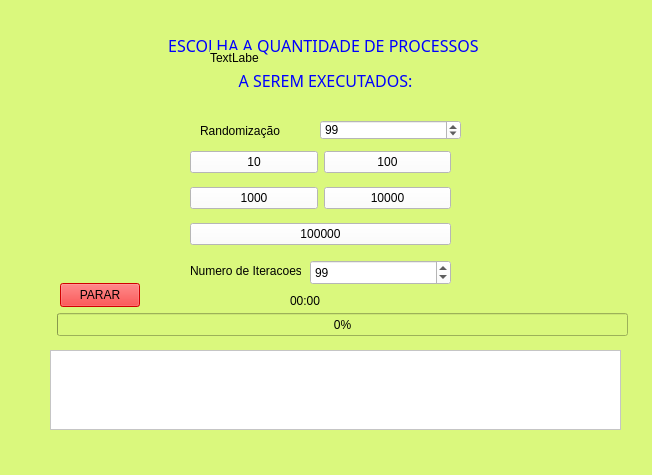
<?xml version="1.0" encoding="UTF-8"?>
<ui version="4.0">
 <class>MainWindow</class>
 <widget class="QMainWindow" name="MainWindow">
  <property name="geometry">
   <rect>
    <x>0</x>
    <y>0</y>
    <width>652</width>
    <height>475</height>
   </rect>
  </property>
  <property name="windowTitle">
   <string>MainWindow</string>
  </property>
  <property name="styleSheet">
   <string notr="true">image: &quot;https://w7.pngwing.com/pngs/257/925/png-transparent-desktop-computers-personal-computer-computer-icons-computer-monitors-computer-rectangle-computer-computer-monitor-accessory-thumbnail.png&quot;;
background-color: #daf87d;</string>
  </property>
  <widget class="QWidget" name="centralwidget">
   <widget class="QLabel" name="label">
    <property name="geometry">
     <rect>
      <x>150</x>
      <y>33</y>
      <width>351</width>
      <height>61</height>
     </rect>
    </property>
    <property name="font">
     <font>
      <family>Showcard Gothic</family>
      <pointsize>9</pointsize>
      <italic>false</italic>
      <bold>false</bold>
     </font>
    </property>
    <property name="styleSheet">
     <string notr="true">color: #143d59;
font: 9pt &quot;Showcard Gothic&quot;;
</string>
    </property>
    <property name="text">
     <string>&lt;html&gt;&lt;head/&gt;&lt;body&gt;&lt;p align=&quot;center&quot;&gt;&lt;span style=&quot; font-size:12pt; color:#0000ff;&quot;&gt;ESCOLHA A QUANTIDADE DE PROCESSOS &lt;/span&gt;&lt;/p&gt;&lt;p align=&quot;center&quot;&gt;&lt;span style=&quot; font-size:12pt; color:#0000ff;&quot;&gt;A SEREM EXECUTADOS:&lt;/span&gt;&lt;/p&gt;&lt;/body&gt;&lt;/html&gt;</string>
    </property>
   </widget>
   <widget class="QWidget" name="gridLayoutWidget">
    <property name="geometry">
     <rect>
      <x>190</x>
      <y>143</y>
      <width>261</width>
      <height>111</height>
     </rect>
    </property>
    <layout class="QGridLayout" name="gridLayout">
     <item row="1" column="1">
      <widget class="QPushButton" name="pDezMil">
       <property name="styleSheet">
        <string notr="true">background-color: #FFFFFF;
color: #000000;</string>
       </property>
       <property name="text">
        <string>10000</string>
       </property>
      </widget>
     </item>
     <item row="1" column="0">
      <widget class="QPushButton" name="pMil">
       <property name="styleSheet">
        <string notr="true">background-color: #FFFFFF;
color: #000000;</string>
       </property>
       <property name="text">
        <string>1000</string>
       </property>
      </widget>
     </item>
     <item row="0" column="0">
      <widget class="QPushButton" name="pDez">
       <property name="styleSheet">
        <string notr="true">background-color: #FFFFFF;
color: #000000;</string>
       </property>
       <property name="text">
        <string>10</string>
       </property>
      </widget>
     </item>
     <item row="0" column="1">
      <widget class="QPushButton" name="pCem">
       <property name="styleSheet">
        <string notr="true">background-color: #FFFFFF;
color: #000000;</string>
       </property>
       <property name="text">
        <string>100</string>
       </property>
      </widget>
     </item>
     <item row="2" column="0" colspan="2">
      <widget class="QPushButton" name="pCemMil">
       <property name="styleSheet">
        <string notr="true">background-color: #FFFFFF;
color: #000000;</string>
       </property>
       <property name="text">
        <string>100000</string>
       </property>
      </widget>
     </item>
    </layout>
    <zorder>pDez</zorder>
    <zorder>pDezMil</zorder>
    <zorder>pMil</zorder>
    <zorder>pCem</zorder>
    <zorder>pCemMil</zorder>
   </widget>
   <widget class="QLabel" name="label_2">
    <property name="geometry">
     <rect>
      <x>30</x>
      <y>20</y>
      <width>101</width>
      <height>91</height>
     </rect>
    </property>
    <property name="text">
     <string/>
    </property>
    <property name="pixmap">
     <pixmap>Imagem/comput.png.png</pixmap>
    </property>
    <property name="scaledContents">
     <bool>true</bool>
    </property>
   </widget>
   <widget class="QLabel" name="label_3">
    <property name="geometry">
     <rect>
      <x>210</x>
      <y>50</y>
      <width>49</width>
      <height>16</height>
     </rect>
    </property>
    <property name="text">
     <string>TextLabel</string>
    </property>
   </widget>
   <widget class="QSpinBox" name="iteracoes">
    <property name="geometry">
     <rect>
      <x>310</x>
      <y>260</y>
      <width>141</width>
      <height>25</height>
     </rect>
    </property>
    <property name="styleSheet">
     <string notr="true">background-color:white;
color:black;</string>
    </property>
    <property name="maximum">
     <number>1000</number>
    </property>
    <property name="value">
     <number>99</number>
    </property>
   </widget>
   <widget class="QLabel" name="label_4">
    <property name="geometry">
     <rect>
      <x>190</x>
      <y>263</y>
      <width>111</width>
      <height>16</height>
     </rect>
    </property>
    <property name="styleSheet">
     <string notr="true">color:black</string>
    </property>
    <property name="text">
     <string>Numero de Iteracoes</string>
    </property>
   </widget>
   <widget class="QProgressBar" name="loading">
    <property name="geometry">
     <rect>
      <x>57</x>
      <y>313</y>
      <width>571</width>
      <height>23</height>
     </rect>
    </property>
    <property name="value">
     <number>0</number>
    </property>
   </widget>
   <widget class="QLabel" name="cronometro">
    <property name="geometry">
     <rect>
      <x>290</x>
      <y>293</y>
      <width>49</width>
      <height>16</height>
     </rect>
    </property>
    <property name="styleSheet">
     <string notr="true">color:black;</string>
    </property>
    <property name="text">
     <string>00:00</string>
    </property>
   </widget>
   <widget class="QPushButton" name="btnParar">
    <property name="enabled">
     <bool>false</bool>
    </property>
    <property name="geometry">
     <rect>
      <x>60</x>
      <y>283</y>
      <width>80</width>
      <height>24</height>
     </rect>
    </property>
    <property name="styleSheet">
     <string notr="true">color:black;
background-color:red;</string>
    </property>
    <property name="text">
     <string>PARAR</string>
    </property>
   </widget>
   <widget class="QLabel" name="label_5">
    <property name="geometry">
     <rect>
      <x>200</x>
      <y>123</y>
      <width>111</width>
      <height>16</height>
     </rect>
    </property>
    <property name="styleSheet">
     <string notr="true">color:black</string>
    </property>
    <property name="text">
     <string>Randomização</string>
    </property>
   </widget>
   <widget class="QSpinBox" name="randomizacao">
    <property name="geometry">
     <rect>
      <x>320</x>
      <y>120</y>
      <width>141</width>
      <height>20</height>
     </rect>
    </property>
    <property name="styleSheet">
     <string notr="true">background-color:white;
color:black;</string>
    </property>
    <property name="maximum">
     <number>1000</number>
    </property>
    <property name="value">
     <number>99</number>
    </property>
   </widget>
   <widget class="QScrollArea" name="log">
    <property name="geometry">
     <rect>
      <x>50</x>
      <y>350</y>
      <width>571</width>
      <height>80</height>
     </rect>
    </property>
    <property name="styleSheet">
     <string notr="true">background-color:white;
color:black;</string>
    </property>
    <property name="widgetResizable">
     <bool>true</bool>
    </property>
    <widget class="QWidget" name="scrollAreaWidgetContents">
     <property name="geometry">
      <rect>
       <x>0</x>
       <y>0</y>
       <width>569</width>
       <height>78</height>
      </rect>
     </property>
     <widget class="QLabel" name="logContent">
      <property name="geometry">
       <rect>
        <x>10</x>
        <y>10</y>
        <width>49</width>
        <height>16</height>
       </rect>
      </property>
      <property name="text">
       <string/>
      </property>
     </widget>
    </widget>
   </widget>
  </widget>
  <widget class="QMenuBar" name="menubar">
   <property name="geometry">
    <rect>
     <x>0</x>
     <y>0</y>
     <width>652</width>
     <height>21</height>
    </rect>
   </property>
  </widget>
  <widget class="QStatusBar" name="statusbar"/>
 </widget>
 <resources/>
 <connections/>
</ui>
